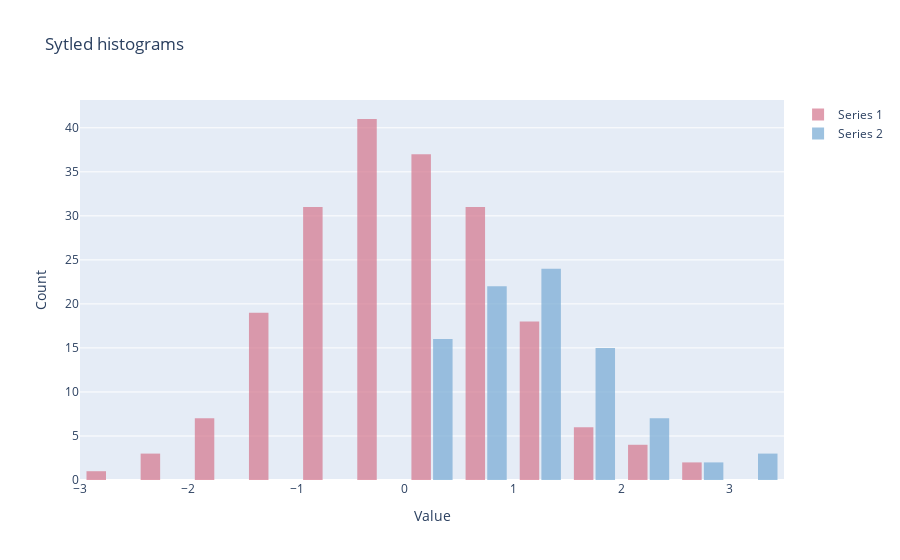

Notebook source saved alongside this figure:
### Code cell
fig = go.Figure(
    data=data,
    layout=layout
)
offline.iplot(fig)

### Figure 1 — Plotly figure (JSON) as saved in the notebook; plotly's stock layout.template omitted (floating-point values rounded to 4 significant figures; data arrays with more than 128 entries replaced by an {"elided": "..."} marker saying what was removed)
{"data": [{"marker": {"color": "#D67D93"}, "name": "Series 1", "opacity": 0.75, "type": "histogram", "x": {"elided": "200 float values"}, "xbins": {"end": 4, "size": 0.5, "start": -4}}, {"marker": {"color": "#7DAED6"}, "name": "Series 2", "opacity": 0.75, "type": "histogram", "x": [1.268, 0.6686, 0.3152, 0.4085, 0.3543, 2.193, 2.179, 1.255, 0.1812, 1.1, 0.8972, 0.8227, 1.123, 0.7523, 0.98, 1.6, 1.292, 0.9362, 2.222, -0.9048, 0.2349, 2.148, 1.177, -0.05579, 0.6655, 0.3278, 0.2531, 2.493, 1.327, 0.0943, 1.65, 1.512, 0.8343, -0.4285, 0.3128, 1.052, 2.974, 1.481, 1.348, 1.234, 3.224, 1.439, 1.92, 1.614, 3.213, 0.5285, -0.2454, 0.6607, 0.6597, 0.02956, 0.7666, -0.1371, 0.4266, 1.597, 0.937, 1.645, 0.8909, 1.146, 0.1359, 2.72, 1.161, 1.414, 0.7351, 1.206, -0.4287, -0.9173, 1.116, 1.091, 1.589, 0.8586, 3.153, 1.846, 0.35, 1.684, 0.3238, 1.152, 1.799, 2.438, 0.5974, 0.913, 1.67, 0.9125, 0.9239, 0.5857, 1.928, -0.5396, -0.2827, 1.84, 1.26, -0.4154, 1.271, 1.83, 0.01808, 0.4592, 1.078, 2.345, 1.263, 0.7226, -1.504, 1.217], "xbins": {"end": 4, "size": 0.5, "start": 0}}], "layout": {"bargap": 0.2, "bargroupgap": 0.1, "title": {"text": "Sytled histograms"}, "xaxis": {"title": {"text": "Value"}}, "yaxis": {"title": {"text": "Count"}}}}
